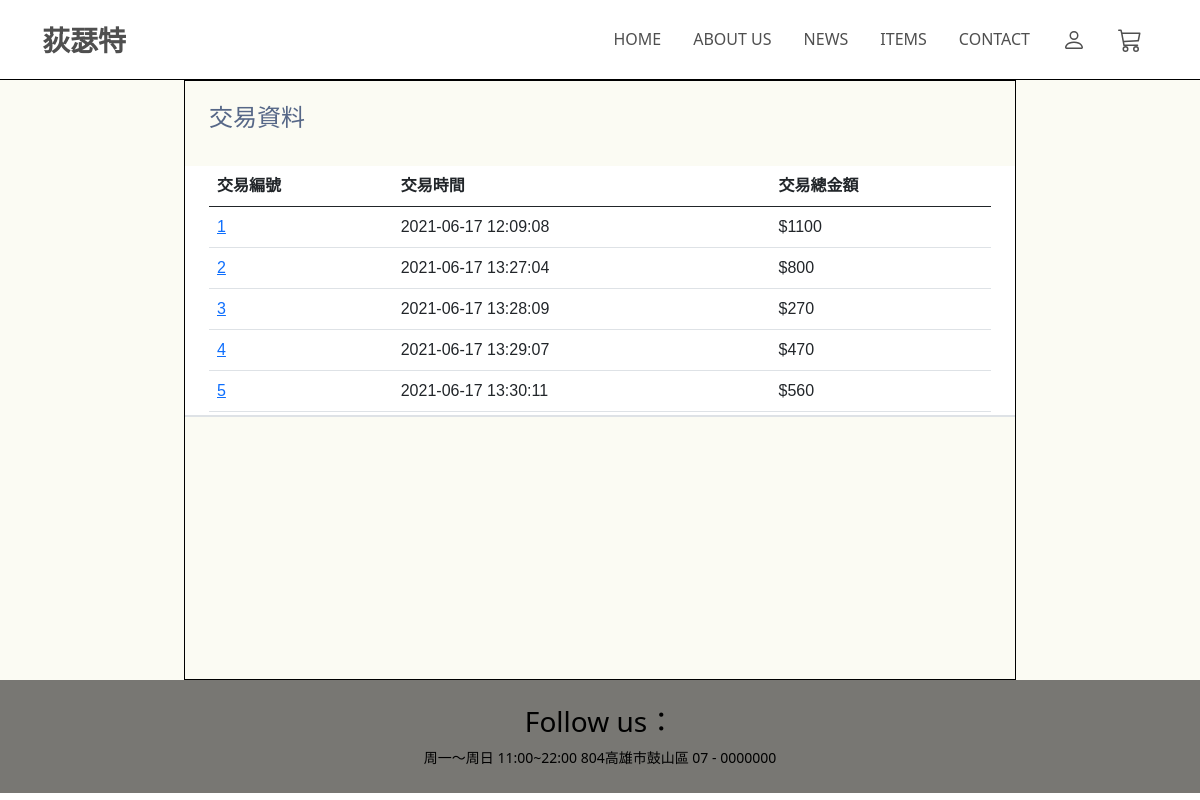
/transaction_search.php (signed in), run on the app's committed database.
### tables this page shows
CREATE TABLE `transaction` (
  `tNo` int(10) NOT NULL,
  `transMid` int(11) NOT NULL,
  `method` char(50) NOT NULL,
  `transTime` timestamp NOT NULL DEFAULT current_timestamp() COMMENT '交易時間',
  `bankAccount` int(30) NOT NULL,
  `total` int(30) NOT NULL
);

### transaction_search.php (the view, shortened to what this page needs)
<!DOCTYPE html>
<html>
<head>
    <link rel="stylesheet" href="general.css">
    <link href="https://cdn.jsdelivr.net/npm/bootstrap@5.0.0-beta1/dist/css/bootstrap.min.css" rel="stylesheet">
</head>
<body>
    <?php
    include("connMysql.php");
    include_once("header.php");
    $sql = "SELECT * FROM `transaction`WHERE transMid= " . $_SESSION['id'] . "";
    $result = mysqli_query($db_link, $sql);
    ?>
    <main>
        <div class="row  gx-5 justify-content-center " style=" height:100%; ">
            <div class="col-sm-8 lign-self-center getborder " style=" height:600px;">
                <div class="row  gx-5 justify-content-center border-bottom marginTop">
                    <h4>交易資料</h4>
                    <div class="col-sm-12 align-self-center overflow-auto border-bottom bg-white marginTop" style=" height:250px;">
                        <table class="table bg-white ">
                            <thead>
                                <tr>
                                    <th>交易編號</th>
                                    <th>交易時間</th>
                                    <th>交易總金額</th>
                                </tr>
                            </thead>
                            <tbody>
                                <?php
                                while ($transation = mysqli_fetch_array($result)) {
                                    echo '<tr>';
                                    echo '<td><a href="transaction_search_done.php?id=' . $transation['tNo'] . '">' . $transation['tNo'] . '</a></td>';
                                    echo '<td>' . $transation['transTime'] . '</td>';
                                    echo '<td>$' . $transation['total'] . '</p>';
                                    echo '</tr>';
                                }
                                ?>
                            </tbody>
                        </table>
                    </div>
                </div>
            </div>
        </div>
    </main>
    <?php include("footer.php"); ?>
</body>
</html>

### general.css (style rules this page uses)
main { background: #fbfbf3; margin: 0px; color: #566787; background: #f5f5f5; font-family: 'Varela Round', sans-serif; }
.getborder { border: 1px black solid; }

### transaction_search.php (style rules this page uses)
.marginTop { margin-top: 3%; }
main { background: #fbfbf3; margin: 0px; }
.bg-white { background: white; }
.border-bottom { border-bottom: 13px solid red; }

### data on the page
transaction: tNo "1", transTime "2021-06-17 12:09:08", total "1100"
transaction: tNo "2", transTime "2021-06-17 13:27:04", total "800"
transaction: tNo "3", transTime "2021-06-17 13:28:09", total "270"
transaction: tNo "4", transTime "2021-06-17 13:29:07", total "470"
transaction: tNo "5", transTime "2021-06-17 13:30:11", total "560"
